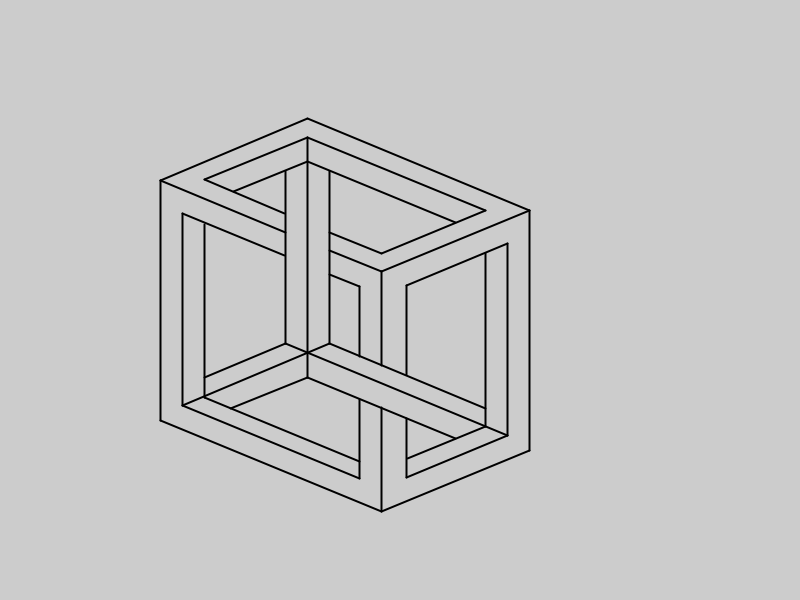
Frame 1 (no input)
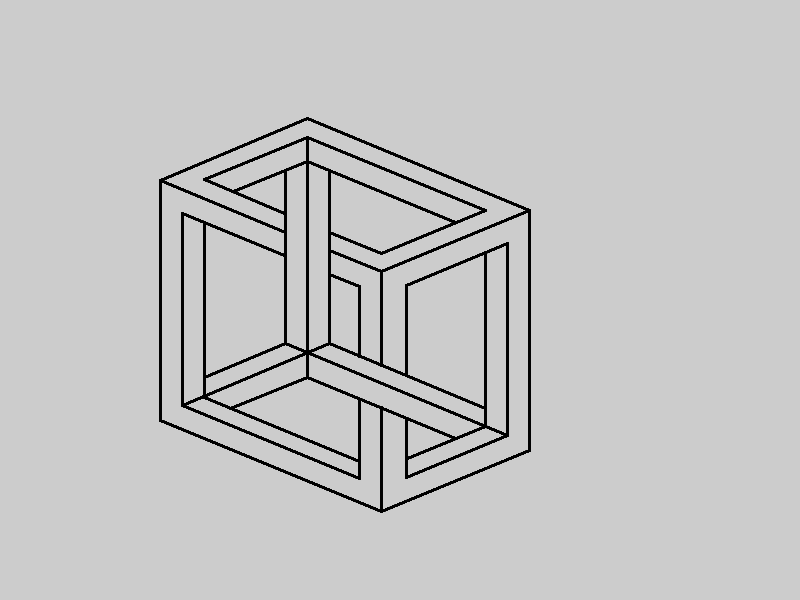
Frame 60 (the mouse pressed at the canvas centre just before this capture)
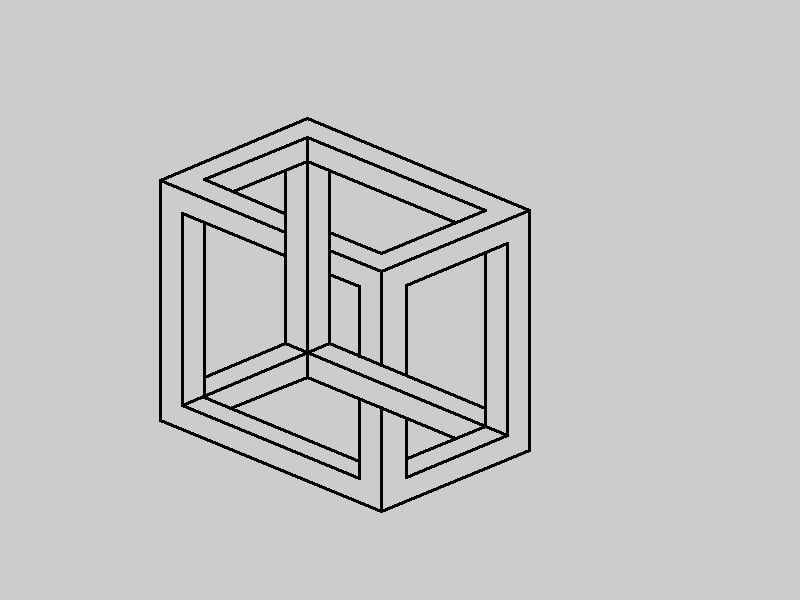
Frame 120 (the mouse held since frame 60 and released just before this capture)

The Processing sketch that drew these frames (run headless with seeded random() and noise(); from frame 60 on, the mouse is pressed at the canvas centre):

// Processing sketch: cube
// ── cube.pde
   //<>//
  public void setup() {   
   // The width and height parameters can be change for any value and the figure change its size 
    size(800, 600);  
    strokeWeight( 2 ); 
    
      
  }
  
  public void draw() {    
    drawCube();
  }
  
  public void drawCube(){

    float[] cornersX = new float[30];
    float[] cornersY = new float[30];    
    float angleEnds = PI/4;
       
    float largestSide = width*0.3;
    float smallestSide = width*0.2;
    float sideInside = width*0.03;
    float inclination = 0.1;
    float widthTriangle = largestSide*0.40;
    float mediumSide = largestSide+widthTriangle*3;
    
    float lenghtT = 0.2;
    angleEnds = PI/8;  
         
    cornersX[0] = width*lenghtT;
    cornersY[0] = height*0.7;
    
    cornersX[1] = cornersX[0] + cos(angleEnds)*largestSide;
    cornersY[1] = cornersY[0] + sin(angleEnds)*largestSide;     
    
    cornersX[2] = cornersX[1] + cos(angleEnds)*smallestSide;
    cornersY[2] = cornersY[1] - sin(angleEnds)*smallestSide; 
   
    cornersX[3] = cornersX[2];
    cornersY[3] = cornersY[2]-largestSide;
    
    cornersX[4] = cornersX[3] - cos(angleEnds)*largestSide;
    cornersY[4] = cornersY[3] - sin(angleEnds)*largestSide;  
    
    cornersX[5] = cornersX[4] - cos(angleEnds)*smallestSide;
    cornersY[5] = cornersY[4] + sin(angleEnds)*smallestSide;  
    
    cornersX[6] = cornersX[5];
    cornersY[6] = cornersY[5]+largestSide;
             
    for( int i = 0; i < 6; i++) line(cornersX[i], cornersY[i], cornersX[(i+1)%6], cornersY[(i+1)%6]);        
    

    cornersX[7] = (cornersX[0] + cos(angleEnds)*sideInside);
    cornersY[7] = (cornersY[0] + sin(angleEnds)*sideInside) - sideInside;       

    cornersX[8] = cornersX[7] ;
    cornersY[8] = cornersY[7] - (largestSide-sideInside*2);    

    cornersX[9] = cornersX[7] + cos(angleEnds)*(largestSide-sideInside*2);
    cornersY[9] = cornersY[7] + sin(angleEnds)*(largestSide-sideInside*2);  
    
    cornersX[10] = (cornersX[4] - cos(angleEnds)*sideInside) + cos(angleEnds)*sideInside;
    cornersY[10] = (cornersY[4] + sin(angleEnds)*sideInside) + sin(angleEnds)*sideInside;

    cornersX[11] = cornersX[10] + cos(angleEnds)*(largestSide-sideInside*2);
    cornersY[11] = cornersY[10] + sin(angleEnds)*(largestSide-sideInside*2);

    cornersX[12] = cornersX[10] - cos(angleEnds)*(smallestSide-sideInside*2);
    cornersY[12] = cornersY[10] + sin(angleEnds)*(smallestSide-sideInside*2);  
    
    cornersX[13] = (cornersX[2] - cos(angleEnds)*sideInside);
    cornersY[13] = (cornersY[2] + sin(angleEnds)*sideInside) - sideInside;       

    cornersX[14] = cornersX[13] ;
    cornersY[14] = cornersY[13] - (largestSide-sideInside*2);    

    cornersX[15] = cornersX[13] - cos(angleEnds)*(smallestSide-sideInside*2.1);
    cornersY[15] = cornersY[13] + sin(angleEnds)*(smallestSide-sideInside*2.1);      
    
    line(cornersX[8],cornersY[8], cornersX[7], cornersY[7]);
    line(cornersX[9],cornersY[9], cornersX[7], cornersY[7]);    
    line(cornersX[10],cornersY[10], cornersX[11], cornersY[11]);
    line(cornersX[10],cornersY[10], cornersX[12], cornersY[12]);
    line(cornersX[13],cornersY[13], cornersX[14], cornersY[14]);
    line(cornersX[13],cornersY[13], cornersX[15], cornersY[15]);
    

    
    cornersX[16] = cornersX[10];
    cornersY[16] = cornersY[10]+largestSide;       

    cornersX[17] = cornersX[7]  + cos(angleEnds)*(smallestSide);
    cornersY[17] = cornersY[7]  - sin(angleEnds)*(smallestSide);    

    cornersX[18] = cornersX[13] - cos(angleEnds)*(largestSide);
    cornersY[18] = cornersY[13] - sin(angleEnds)*(largestSide);   
    
    cornersX[19] = cornersX[10];
    cornersY[19] = cornersY[10]+sideInside;
    
    cornersX[20] = cornersX[11] - cos(angleEnds)*smallestSide*0.7;        
    cornersY[20] = cornersY[11]+sin(angleEnds)*smallestSide*0.7; 
    
    cornersX[21] = cornersX[14] - cos(angleEnds)*smallestSide*0.68;        
    cornersY[21] = cornersY[14] + sin(angleEnds)*smallestSide*0.68; 
    
    cornersX[22] = cornersX[12];        
    cornersY[22] = cornersY[12]+smallestSide*1.36;     
    
    
    line(cornersX[3], cornersY[3], cornersX[1], cornersY[1]-largestSide);
    line(cornersX[1], cornersY[1]-largestSide, cornersX[1], cornersY[1]-largestSide*0.61);
    
    line(cornersX[11], cornersY[11], cornersX[20], cornersY[20]);       
    
    line(cornersX[11], cornersY[11]+largestSide*0.9, cornersX[11], cornersY[11]+smallestSide*0.27);
    line(cornersX[11], cornersY[11]+largestSide*0.9, cornersX[11] - cos(angleEnds)*largestSide*0.35, (cornersY[11]+largestSide*0.9)+sin(angleEnds)*largestSide*0.35);
    
    line(cornersX[14], cornersY[14], cornersX[21], cornersY[21]);
    line(cornersX[21], cornersY[21], cornersX[21], cornersY[21]+largestSide*0.37);
   
    line(cornersX[22], cornersY[22], cornersX[12], cornersY[12]+smallestSide*0.28);
    line(cornersX[22], cornersY[22], cornersX[22] + cos(angleEnds)*smallestSide*1.05, cornersY[22]+sin(angleEnds)*smallestSide*1.05);
    line(cornersX[12], cornersY[12], cornersX[12] + cos(angleEnds)*smallestSide*0.54, cornersY[12]+sin(angleEnds)*smallestSide*0.54);
    line(cornersX[5], cornersY[5], cornersX[5] + cos(angleEnds)*smallestSide*0.85, cornersY[5]+sin(angleEnds)*smallestSide*0.85);
    line(cornersX[8], cornersY[8], cornersX[8] + cos(angleEnds)*smallestSide*0.69, cornersY[8]+sin(angleEnds)*smallestSide*0.69);
    
    //int a = 17;
    //line(cornersX[a], cornersY[a], 1000, 1000);
    
    line(cornersX[15], cornersY[15], cornersX[15], cornersY[15]-59);
    line(cornersX[1], cornersY[1], cornersX[1], cornersY[1]-104);
    
    line(cornersX[20], cornersY[20], cornersX[20]-cos(angleEnds)*smallestSide*0.35, cornersY[20]-sin(angleEnds)*smallestSide*0.35);
    
    line(cornersX[1], cornersY[1]-largestSide, cornersX[1]-cos(angleEnds)*smallestSide*0.35, cornersY[1]-largestSide-sin(angleEnds)*smallestSide*0.35);
    
    
    
    line(cornersX[10], cornersY[10], cornersX[16], cornersY[16]);    
    line(cornersX[7], cornersY[7], cornersX[17], cornersY[17]);
    line(cornersX[13], cornersY[13], cornersX[18], cornersY[18]);
    line(cornersX[18], cornersY[18], cornersX[18]-cos(angleEnds)*smallestSide*0.55, cornersY[18]+sin(angleEnds)*smallestSide*0.55);
    
    line(cornersX[16], cornersY[16], cornersX[16]+cos(angleEnds)*smallestSide, cornersY[16]+sin(angleEnds)*smallestSide);
    line(cornersX[16], cornersY[16], cornersX[16]-cos(angleEnds)*smallestSide*0.52, cornersY[16]+sin(angleEnds)*smallestSide*0.52);
    line(cornersX[17], cornersY[17], cornersX[17]+cos(angleEnds)*largestSide*0.7, cornersY[17]+sin(angleEnds)*largestSide*0.7);
    line(cornersX[19], cornersY[19], cornersX[19]+cos(angleEnds)*smallestSide, cornersY[19]+sin(angleEnds)*smallestSide);
    line(cornersX[19], cornersY[19], cornersX[19]-cos(angleEnds)*smallestSide*0.5, cornersY[19]+sin(angleEnds)*smallestSide*0.5);
    
    line(cornersX[17], cornersY[17], cornersX[17], cornersY[17]-largestSide*0.72);
    line(cornersX[18], cornersY[18], cornersX[18], cornersY[18]-largestSide*0.72);

    cornersX[22] = cornersX[9];        
    cornersY[22] = cornersY[9]-largestSide*0.8; 
     
     
    line(cornersX[9], cornersY[9], cornersX[9], cornersY[9]-largestSide*0.33);
    line(cornersX[22], cornersY[22], cornersX[22], cornersY[22]+largestSide*0.29);
    line(cornersX[22], cornersY[22], cornersX[22]-cos(angleEnds)*smallestSide*0.2, cornersY[22]-sin(angleEnds)*smallestSide*0.2);
   
    

  }
